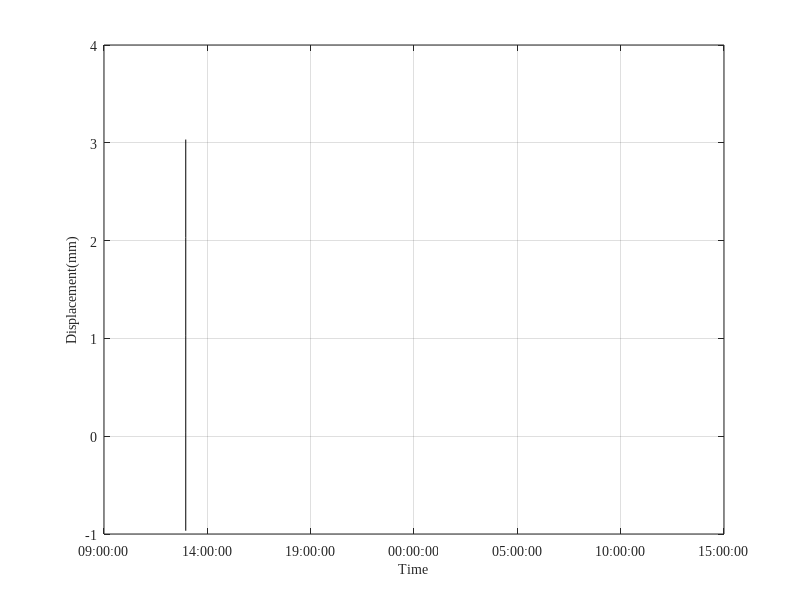

This figure's MATLAB source:
clear;clc;
load v2.txt;
Hour=v2(:,3);
Minute=v2(:,4);
Second=v2(:,5);
dx=v2(:,6);
dy=v2(:,7);
%accz=acc5(:,9);
interval=datenum(0,0,0,Hour,Minute,Second);

figure;
dx1=dx(1:30);
dx2=mean(dx1);
dx3=dx-dx2;
plot(interval,dx3,'k');
x=interval;
datetick('x','HH:MM:SS');
set(gca,'FontName','Times New Roman','FontSize',10);
set(gcf,'color','w');
xlabel('Time','fontsize',10);
ylabel('Displacement(mm)','fontsize',10);
grid on;

% figure;
% plot(interval,accy,'k');
% title('t-accy','fontsize',25);
% xlabel('time','fontsize',25);
% ylabel('acc(g)','fontsize',25);
% x=interval;
% datetick('x','HH:MM:SS');
% set(gca,'FontName','FontSize',25);
% grid on;

% figure;
% plot(interval,accz,'k');
% title('t-accz','fontsize',25);
% xlabel('time','fontsize',25);
% ylabel('acc(g)','fontsize',25);
% x=interval;
% datetick('x','HH:MM:SS');
% set(gca,'FontName','Times New Roman','FontSize',25);
% grid on;
